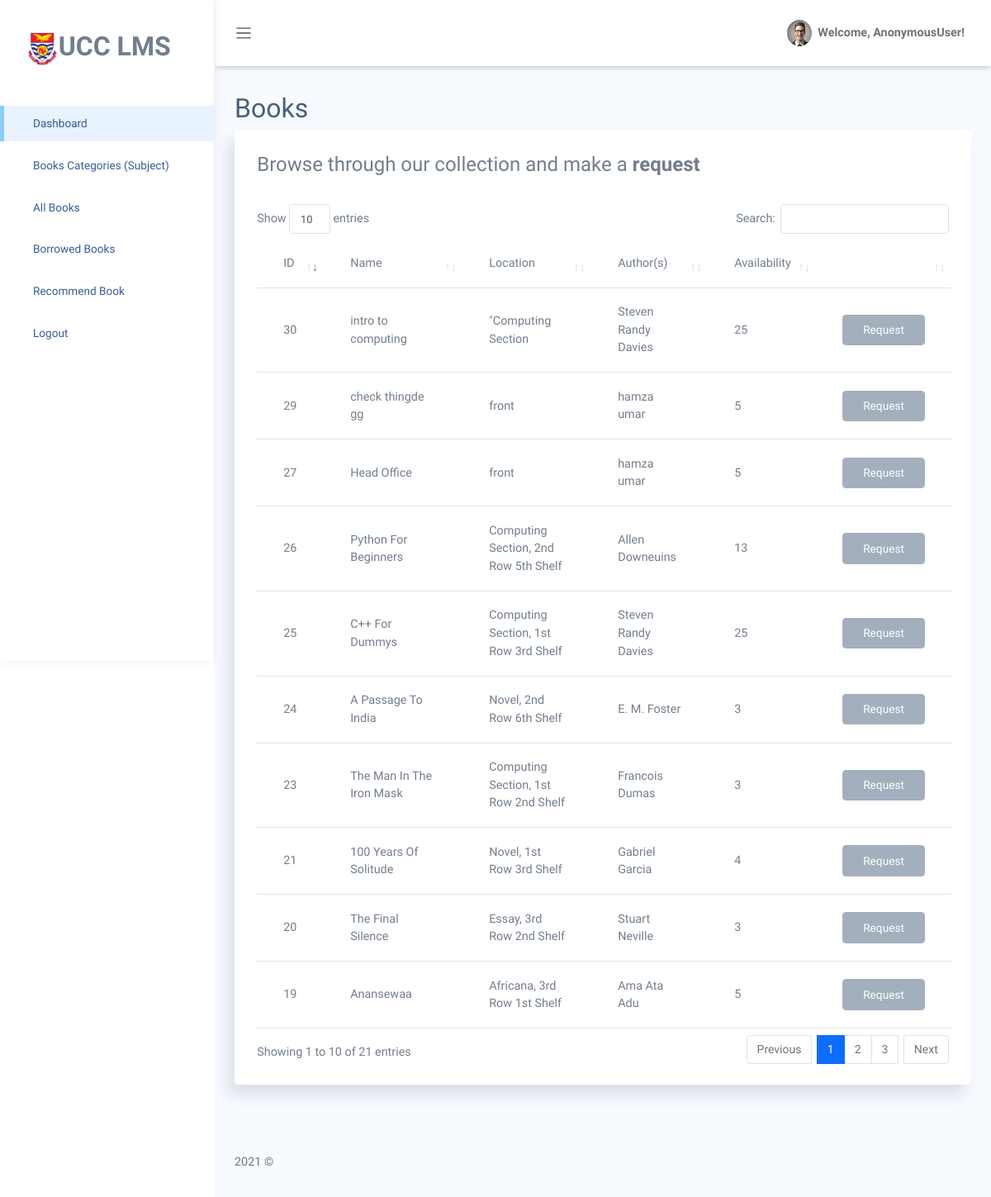
The page /student-view-books/ on the database as committed earlier.
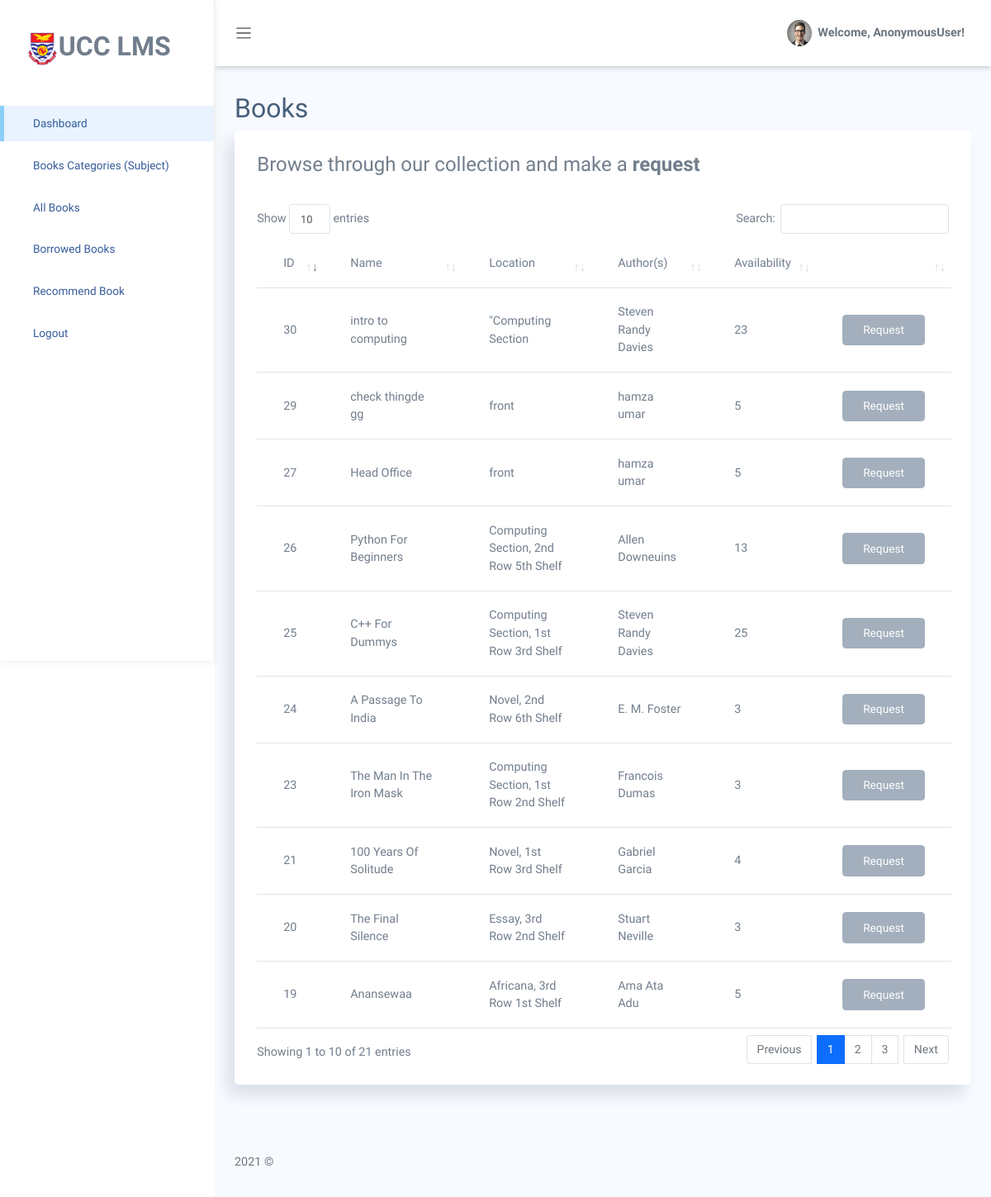
The same page on the database as committed later.
### ucclms/models.py (models this page shows, shortened)
class Book(models.Model):
    title = models.CharField(max_length = 255, blank=False, null=False)
    publisher = models.CharField(max_length = 255, blank=True, null=True)
    availability = models.IntegerField(default=0, blank=True, null=True)
    year = models.CharField(max_length = 4, blank=True, null=True)
    author = models.CharField(max_length = 255, blank=True, null=True)
    location = models.CharField(max_length = 255, blank=True, null=True)
    subject = models.ForeignKey(Subject, on_delete=models.SET_NULL, null=True, blank=True, related_name='booksubject')
    is_stolen = models.BooleanField(default=False)
    no_stolen = models.IntegerField(null=True, blank=True, default=0)

### ucclms/views.py (the view)
# urls.py: path('student-view-books/', views.studentViewBooks, name='student-view-books'),
def studentViewBooks(request):
    print(request.user.groups)
    books = Book.objects.all()
    if request.method == 'POST':
        book=request.post
    context = {'dash_title':'Books','books': books}
    return render(request, 'ucclms/student-view-books.html', context)

### ucclms/templates/ucclms/student-view-books.html (shortened to what this page needs)
{% extends 'stubase.html' %}
{% block content %}
<section class="section">
    <div class="card">
        <div class="card-header">
            <legend>Browse through our collection and make a <strong>request</strong></legend>
        </div>
        <div class="card-body">
            <table class='table' id="table_id">
                <thead>
                    <tr>
                        <td>ID</td>
                        <td>Name</td>
                        <td>Location</td>
                        <td>Author(s)</td>
                        <td>Availability</td>
                        <td></td>
                    </tr>
                </thead>
                <tbody>
                    {% for book in books %}
                        {% if book.availability > 0 %}
                            <tr>
                                <td>{{book.id}}</td>
                                <td>{{book.title}}</td>
                                <td>{{book.location}}</td>
                                <td>{{book.author}}</td>
                                <td>{{book.availability}}</td>
                                <td class="request-list-item">
                                    {% if book.availability > 0 %}
                                    <a href="{% url 'borrow-book' book.id %}" id="{{book.id}} request-btn"
                                        class="{{book.id}} btn request-btn btn-light">Request</a>
                                    {% endif %}
                                </td>
                            </tr>
                        {% endif %}
                    {% endfor %}
                </tbody>
            </table>
        </div>
    </div>
</section>
{% endblock %}

Rows that differ between the two databases and show on the page:
changed Book "intro to computing": availability "25" → "23"
